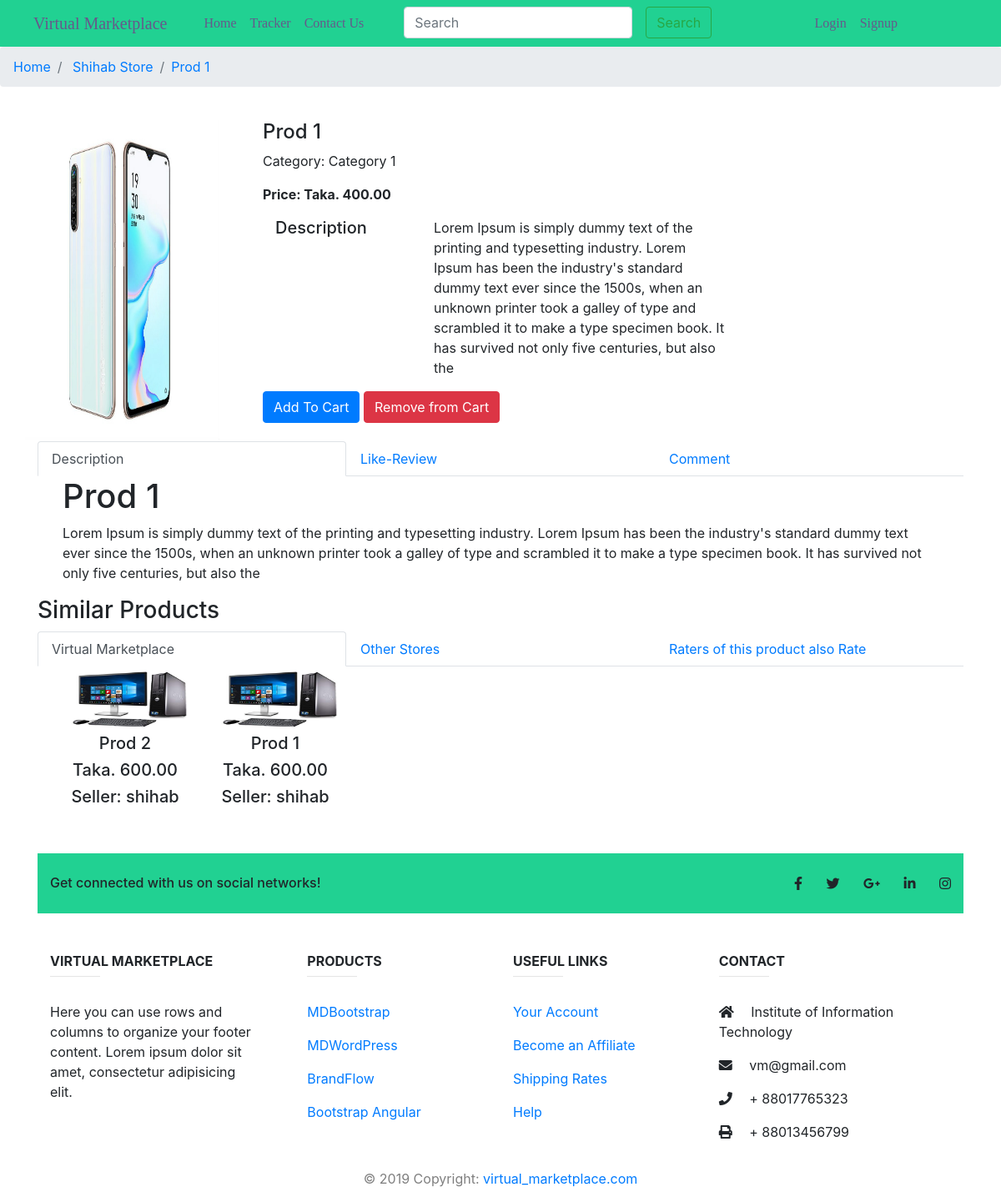
Page /store/product/1 on the committed database.
### accounts/models.py (models this page shows, shortened)
class Seller(models.Model):
    user = models.OneToOneField(User, on_delete=models.CASCADE, primary_key=True)
    store_name = models.CharField(max_length=100, default='test')
    store_location = models.CharField(max_length=200, default='test')
    phone_regex = RegexValidator(regex=r'^\+?1?\d{9,15}$',
                                 message="Phone number must be entered in the format: '+999999999'. Up to 15 digits allowed.")
    phone_number = models.CharField(validators=[phone_regex], max_length=17,
                                    blank=True, default='99999999999999')  # validators should be a list
    store_logo = models.ImageField(default="default.jpg", upload_to="profile_pics")

class User(AbstractUser):
    is_seller = models.BooleanField(default=False)
    is_customer = models.BooleanField(default=False)

### store/models.py (models this page shows, shortened)
class Product(models.Model):
    name = models.CharField(max_length=50)
    category = models.ForeignKey(Category, on_delete=models.CASCADE,  null=True)
    price = models.DecimalField(max_digits=10, decimal_places=2, blank= True)
    description = models.CharField(max_length=300)
    publish_date = models.DateField()
    image = models.ImageField(upload_to='store/product_images', default="")
    seller = models.ForeignKey(User, on_delete=models.CASCADE)
    likes = models.ManyToManyField(settings.AUTH_USER_MODEL, related_name="likes", blank=True)
    def total_likes(self):
        return self.likes.count()
    def get_api_like_url(self):
        return reverse("like_product", kwargs={"myid": self.pk})
    def get_add_to_cart_url(self):
        return reverse("add-to-cart", kwargs={
            'myid': self.id
        })
    def get_remove_from_cart_url(self):
        return reverse("remove-from-cart", kwargs={
            'myid': self.id
        })

class Category(models.Model):
    parent = models.ForeignKey('self', blank=True, null=True, related_name='children', on_delete=models.CASCADE)
    category_title = models.CharField(max_length=50, default="")
    category_description = models.CharField(max_length=200, default="")
    slug = models.SlugField(unique=True, blank=True, null=True)
    seller = models.ForeignKey(User, on_delete=models.CASCADE)
    publish_date = models.DateField()
    status = models.BooleanField()

### store/views.py (the view, shortened to what this page needs)
# urls.py: path('product/<int:myid>', views.productView, name='product_view'),
def productView(request, myid):
    product = Product.objects.filter(id=myid).first()
    store = Seller.objects.get(user=product.seller)
    comments = ProductComment.objects.filter(item=product).order_by('-id')
    is_liked = False
    if product.likes.filter(id=request.user.id).exists():
        is_liked = True
    rating_avg = product.productrating_set.aggregate(Avg("rating"), Count("rating"))
    my_rating = 0
    if request.user.is_authenticated:
        rating_obj = ProductRating.objects.filter(user=request.user, product=product)
        if rating_obj.exists():
            my_rating = rating_obj.first().rating
    if request.method == 'POST':
        comment_form = CommentForm(request.POST or None)
        if comment_form.is_valid():
            content = request.POST.get('content')
            comment = ProductComment.objects.create(item=product, user=request.user, content=content)
            comment.save()
    else:
        comment_form = CommentForm()
    same_products = get_similar_products(product.name, product.id)
    similar_products_real_vendor = get_real_vendor_similar_prods(product.name)
    product_id = myid
    ratings = ProductRating.objects.filter(product__id=product_id)
    for rating in ratings:
        print(rating.product_id, rating.user.username, rating.rating)
    rating_result = recommendation_product(ratings)
    print(rating_result)
    recommended_products = []
    rating_thresh = 0
    context = {
        'product': product,
        'comments': comments,
        'comment_form': comment_form,
        'is_liked': is_liked,
        'store': store,
        'total_likes': product.total_likes(),
        'rating_avg': rating_avg,
        'my_rating': my_rating,
        'same_products': same_products,
        'similar_products_real_vendor': similar_products_real_vendor,
        'recommended_products': recommended_products
    }
    return render(request, 'store/product_detail.html', context)

### store/forms.py
class CommentForm(forms.ModelForm):
    class Meta:
        model = ProductComment
        fields = ['content']

### store/custom_functions.py (called while the page is built)
def similarity_value(text1, text2):
    sequence = difflib.SequenceMatcher(isjunk=None, a=text1, b= text2)
    difference = sequence.ratio()
    return difference

def get_similar_products(product_name, product_id):
    all_products = Product.objects.all().exclude(id=product_id)
    threshold = 0.80
    similar_dictionary = []
    for product in all_products:
        if similarity_value(product.name, product_name) > threshold:
            similar_dictionary.append(product)
    return similar_dictionary

def get_real_vendor_similar_prods(product_name):
    all_products = OtherProduct.objects.all()
    threshold = 0.80
    similar_dictionary = []
    for product in all_products:
        if similarity_value(product.title, product_name) > threshold:
            similar_dictionary.append(product)
    return similar_dictionary

### store/templates/store/product_detail.html (shortened to what this page needs)
{% extends 'store/basic.html' %}
{% load crispy_forms_tags %}
{% load staticfiles %}
{% block links %}
    <link rel="stylesheet" href="{% static 'accounts/product_detail.css' %}">
{% endblock %}
{% block content %}
    <nav aria-label="breadcrumb">
      <ol class="breadcrumb">
        <li class="breadcrumb-item"><a href="{% url 'home_view'%}">Home</a></li>
        <li class="breadcrumb-item"><a href="{% url 'store_view' store.user.username %}"> {{  store.store_name }}</a></li>
        <li class="breadcrumb-item active"><a href="#">{{product.name}}</a></li>
      </ol>
    </nav>
    <br>
<div class="container">
    <div class="row">
    <div class="col-md-3">
        <div class="row">
            <img src="/media/{{product.image}}" width="233px" height="385px">
        </div>
    </div>
    <div class="col-md-6">
        <div class="row">
            <h4 id="namepr{{product.id}}" >{{product.name}}</h4>
        </div>
        <div class="row">
             <p id="categ">  Category: {{product.category.category_title }} </p>
        </div>
        <div class="row">
            <b> <p id="pricepr{{product.id}}">  Price: Taka. {{product.price}} </p> </b>
        </div>
        <div class="row">
            <div class="col-sm-4"> <h5> Description</h5> </div>
            <div class="col-sm-8"> <p>{{product.description}}</p> </div>
        </div>
        <div class="row">
            <span id="divpr{{product.id}}" class="divpr">
                <a href="{{ product.get_add_to_cart_url }}" id="pr{{product.id}}" class="btn btn-primary cart">
                    Add To Cart
                </a>
                <a href="{{ product.get_remove_from_cart_url }}" id="pr{{product.id}}" class="btn btn-danger cart">Remove from Cart</a>
            </span>
        </div>
    </div>
        <div class="col-md-3">
        </div>
    </div>
</div>
<div class="container-fluid">
    <div class="col-md-12 product-info">
        <nav>
            <div class="nav nav-tabs row" id="nav-tab" role="tablist">
            <a class="nav-item nav-link active col-sm-4" id="nav-home-tab" data-toggle="tab" href="#nav-home" role="tab" aria-controls="nav-home" aria-selected="true">Description</a>
            <a class="nav-item nav-link col-sm-4" id="nav-profile-tab" data-toggle="tab" href="#nav-profile" role="tab" aria-controls="nav-profile" aria-selected="false">Like-Review</a>
            <a class="nav-item nav-link col-sm-4" id="nav-contact-tab" data-toggle="tab" href="#nav-contact" role="tab" aria-controls="nav-contact" aria-selected="false">Comment</a>
            </div>
        </nav>
        <div class="tab-content" id="nav-tabContent">
            <div class="tab-pane fade show active" id="nav-home" role="tabpanel" aria-labelledby="nav-home-tab">
                 <section class="container product-info">
                    <h1> {{product.name }} </h1>
                    <p> {{ product.description }}</p>
                </section>
            </div>
        </div>
    </div>
</div>
<div class="container-fluid">
    <h3>Similar Products </h3>
    <div class="col-md-12 product-info">
        <nav>
            <div class="nav nav-tabs row" id="nav-tab" role="tablist">
            <a class="nav-item nav-link active col-sm-4" id="nav-vm-tab" data-toggle="tab" href="#nav-vm" role="tab" aria-controls="nav-vm" aria-selected="true">Virtual Marketplace </a>
            <a class="nav-item nav-link col-sm-4" id="nav-ecommerce-tab" data-toggle="tab" href="#nav-ecommerce" role="tab" aria-controls="nav-ecommerce" aria-selected="false">Other Stores</a>
            <a class="nav-item nav-link col-sm-4" id="nav-recommend-tab" data-toggle="tab" href="#nav-recommend" role="tab" aria-controls="nav-recommend" aria-selected="false">Raters of this product also Rate</a>
            </div>
        </nav>
        <div class="tab-content" id="nav-tabContent">
            <div class="tab-pane fade show active" id="nav-vm" role="tabpanel" aria-labelledby="nav-vm-tab">
                <div class="container">
                    <div class="row">
                    {% if same_products|length > 0 %}
                    {% for product in same_products %}
                        <div class="col-md-2 product-grid">
                            <div class="image">
                                <a href="{% url 'product_view' product.id %}">
                                    <img src="/media/{{product.image}}" class="w-100">
                                </a>
                            </div>
                            <h5 class="text-center"> {{ product.name }} </h5>
                            <h5 class="text-center">Taka.  {{ product.price }} </h5>
                            <h5 class="text-center">Seller: {{ product.seller.username }} </h5>
                        </div>
                    {% endfor %}
                    {% else%}
                          <h4> No Products Found</h4>
                    {% endif %}
                    </div>
                </div>
            </div>
        </div>
    </div>
{% endblock %}

### accounts/static/accounts/product_detail.css (style rules this page uses)
.container-fluid { max-width: 1140px; margin: 0 auto; }
.nav-tabs { background: white; font-color: red; }
.w-100 { height: 80px; width: 40px; }

### rows in the picture
Seller: store_name "Shihab Store"
Product: name "Prod 1", image (picture), category.category_title "Category 1", price "400.00", description "Lorem Ipsum is simply dummy text of the printing and typesetting industry. Lorem Ipsum has been the industry's standard dummy text ever since the 1500s, when an unknown printer took a galley of type and scrambled it to make a type specimen book. It has survived not only five centuries, but also the"
Product: image (picture), name "Prod 2", price "600.00", seller.username "shihab"
Product: image (picture), name "Prod 1", price "600.00", seller.username "shihab"
